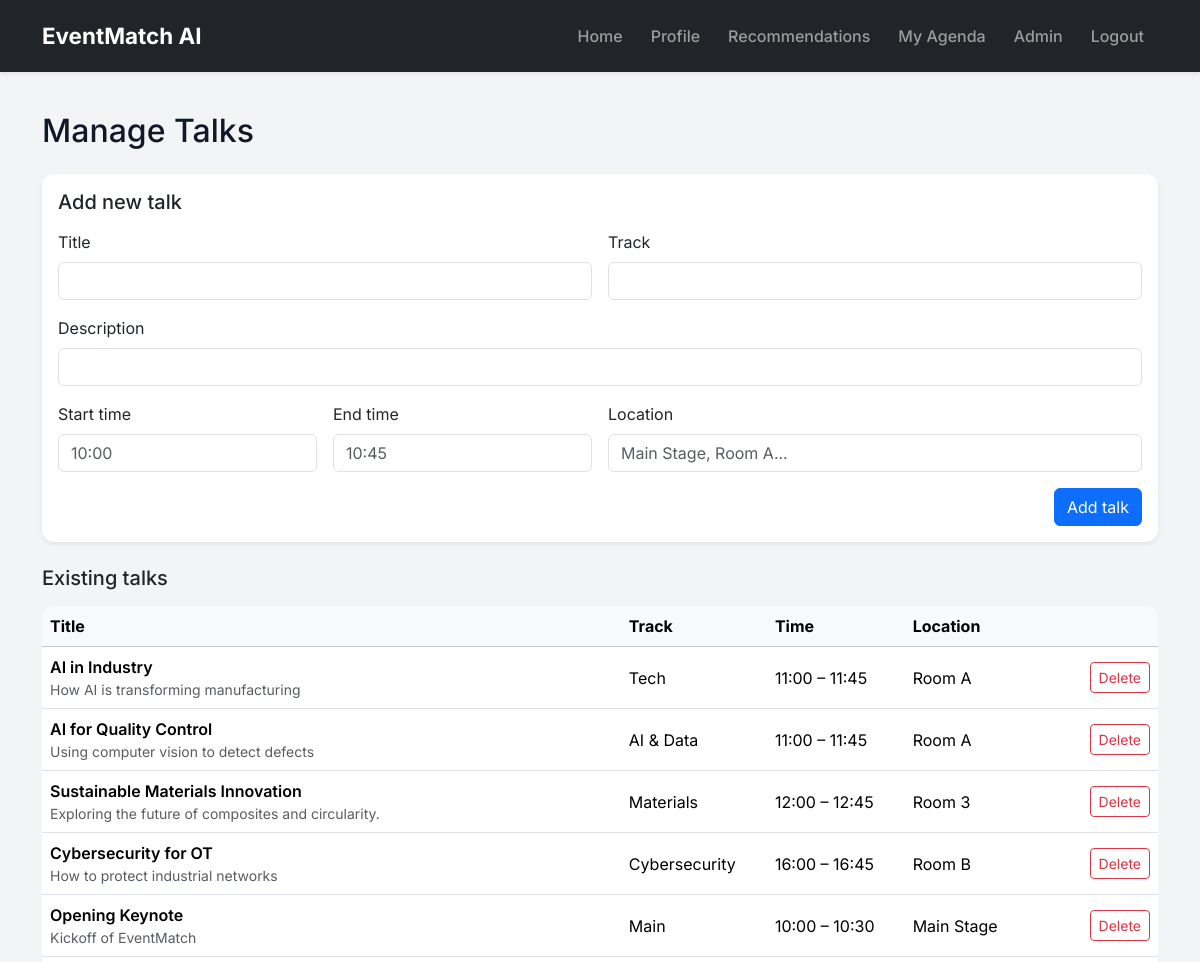
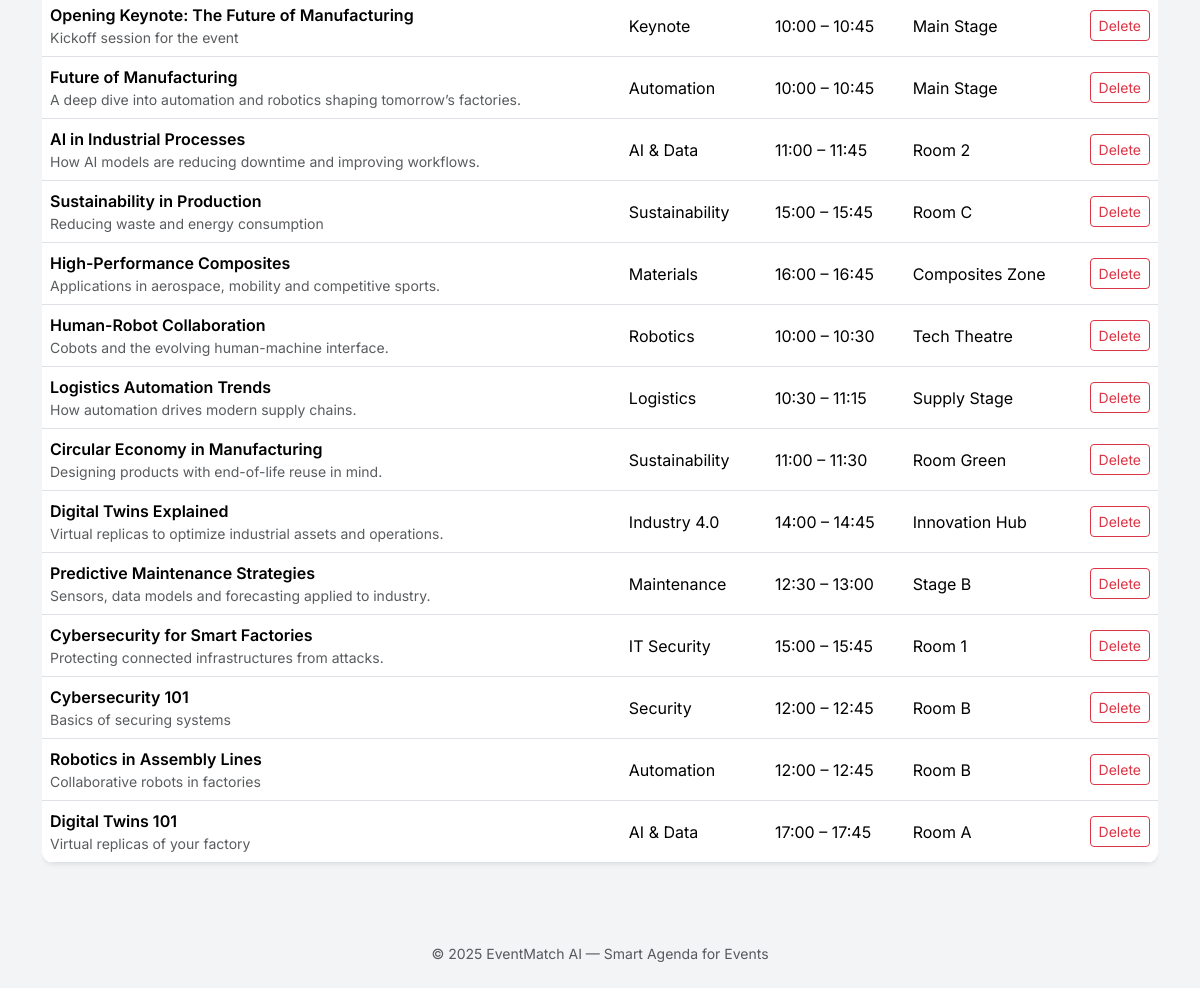
The page /admin/charlas (signed in) on the database its author committed (2 pictures, top to bottom).
### tables this page shows
CREATE TABLE talks (
    id INTEGER PRIMARY KEY AUTOINCREMENT,
    title TEXT NOT NULL,
    description TEXT,
    track TEXT,
    start_time TEXT,
    end_time TEXT,
    location TEXT
, event_id INTEGER REFERENCES events(id));

### app.py (the view, shortened to what this page needs)
@app.route("/admin/charlas", methods=["GET", "POST"])
@admin_required
def admin_charlas():
    talks = db.execute("""
        SELECT talks.*, events.name AS event_name
        FROM talks
        LEFT JOIN events ON talks.event_id = events.id
        ORDER BY events.name, talks.start_time
    """)
    events = db.execute("SELECT id, name FROM events ORDER BY name")
    return render_template("admin_charlas.html",
                           talks=talks,
                           events=events)

### app.py (called while the page is built)
@app.after_request
def after_request(response):
    response.headers["Cache-Control"] = "no-cache, no-store, must-revalidate"
    response.headers["Pragma"] = "no-cache"
    response.headers["Expires"] = 0
    return response

def admin_required(f):
    @wraps(f)
    def decorated_function(*args, **kwargs):
        if session.get("user_id") is None:
            return redirect("/login")
        if session.get("is_admin") != 1:
            flash("You do not have permission to access the admin panel.")
            return redirect("/")
        return f(*args, **kwargs)
    return decorated_function

### templates/admin_charlas.html
{% extends "layout.html" %}
{% block content %}
<h2 class="mb-4">Manage Talks</h2>
<div class="card shadow-sm border-0 mb-4">
  <div class="card-body">
    <h3 class="h5 mb-3">Add new talk</h3>
    <form action="{{ url_for('admin_charlas') }}" method="post" class="row g-3">
      <div class="col-md-6">
        <label class="form-label">Title</label>
        <input type="text" name="title" class="form-control" required>
      </div>
      <div class="col-md-6">
        <label class="form-label">Track</label>
        <input type="text" name="track" class="form-control">
      </div>
      <div class="col-12">
        <label class="form-label">Description</label>
        <input type="text" name="description" class="form-control">
      </div>
      <div class="col-md-3">
        <label class="form-label">Start time</label>
        <input type="text" name="start_time" class="form-control" placeholder="10:00">
      </div>
      <div class="col-md-3">
        <label class="form-label">End time</label>
        <input type="text" name="end_time" class="form-control" placeholder="10:45">
      </div>
      <div class="col-md-6">
        <label class="form-label">Location</label>
        <input type="text" name="location" class="form-control" placeholder="Main Stage, Room A...">
      </div>
      <div class="col-12 text-end">
        <button type="submit" class="btn btn-primary">Add talk</button>
      </div>
    </form>
  </div>
</div>
<h3 class="h5 mb-3">Existing talks</h3>
{% if talks %}
  <div class="table-responsive">
    <table class="table table-hover align-middle bg-white shadow-sm">
      <thead class="table-light">
        <tr>
          <th>Title</th>
          <th>Track</th>
          <th>Time</th>
          <th>Location</th>
          <th style="width: 1%;"></th>
        </tr>
      </thead>
      <tbody>
        {% for t in talks %}
        <tr>
          <td>
            <div class="fw-semibold">{{ t.title }}</div>
            {% if t.description %}
              <div class="text-muted small">{{ t.description }}</div>
            {% endif %}
          </td>
          <td>{{ t.track }}</td>
          <td>{{ t.start_time }} – {{ t.end_time }}</td>
          <td>{{ t.location }}</td>
          <td class="text-end">
            <a href="{{ url_for('delete_charla', talk_id=t.id) }}"
               class="btn btn-sm btn-outline-danger"
               onclick="return confirm('Delete this talk?');">
              Delete
            </a>
          </td>
        </tr>
        {% endfor %}
      </tbody>
    </table>
  </div>
{% else %}
  <p>No talks available yet.</p>
{% endif %}
{% endblock %}

### static/styles.css (style rules this page uses)
body { background-color: #f3f4f6; }
.card { border-radius: 0.75rem; }
table.table { border-radius: 0.75rem; overflow: hidden; }
h2, h3, h4 { color: #111827; }

### templates/layout.html (style rules this page uses)
body { font-family: 'Inter', sans-serif; background-color: #f6f7fb; }

### rows shown on the page
talks: title "AI in Industry", description "How AI is transforming manufacturing", track "Tech", start_time "11:00", end_time "11:45", location "Room A"
talks: title "AI for Quality Control", description "Using computer vision to detect defects", track "AI & Data", start_time "11:00", end_time "11:45", location "Room A"
talks: title "Sustainable Materials Innovation", description "Exploring the future of composites and circularity.", track "Materials", start_time "12:00", end_time "12:45", location "Room 3"
talks: title "Cybersecurity for OT", description "How to protect industrial networks", track "Cybersecurity", start_time "16:00", end_time "16:45", location "Room B"
talks: title "Opening Keynote", description "Kickoff of EventMatch", track "Main", start_time "10:00", end_time "10:30", location "Main Stage"
talks: title "Opening Keynote: The Future of Manufacturing", description "Kickoff session for the event", track "Keynote", start_time "10:00", end_time "10:45", location "Main Stage"
talks: title "Future of Manufacturing", description "A deep dive into automation and robotics shaping tomorrow’s factories.", track "Automation", start_time "10:00", end_time "10:45", location "Main Stage"
talks: title "AI in Industrial Processes", description "How AI models are reducing downtime and improving workflows.", track "AI & Data", start_time "11:00", end_time "11:45", location "Room 2"
talks: title "Sustainability in Production", description "Reducing waste and energy consumption", track "Sustainability", start_time "15:00", end_time "15:45", location "Room C"
talks: title "High-Performance Composites", description "Applications in aerospace, mobility and competitive sports.", track "Materials", start_time "16:00", end_time "16:45", location "Composites Zone"
talks: title "Human-Robot Collaboration", description "Cobots and the evolving human-machine interface.", track "Robotics", start_time "10:00", end_time "10:30", location "Tech Theatre"
talks: title "Logistics Automation Trends", description "How automation drives modern supply chains.", track "Logistics", start_time "10:30", end_time "11:15", location "Supply Stage"
talks: title "Circular Economy in Manufacturing", description "Designing products with end-of-life reuse in mind.", track "Sustainability", start_time "11:00", end_time "11:30", location "Room Green"
talks: title "Digital Twins Explained", description "Virtual replicas to optimize industrial assets and operations.", track "Industry 4.0", start_time "14:00", end_time "14:45", location "Innovation Hub"
talks: title "Predictive Maintenance Strategies", description "Sensors, data models and forecasting applied to industry.", track "Maintenance", start_time "12:30", end_time "13:00", location "Stage B"
talks: title "Cybersecurity for Smart Factories", description "Protecting connected infrastructures from attacks.", track "IT Security", start_time "15:00", end_time "15:45", location "Room 1"
talks: title "Cybersecurity 101", description "Basics of securing systems", track "Security", start_time "12:00", end_time "12:45", location "Room B"
talks: title "Robotics in Assembly Lines", description "Collaborative robots in factories", track "Automation", start_time "12:00", end_time "12:45", location "Room B"
talks: title "Digital Twins 101", description "Virtual replicas of your factory", track "AI & Data", start_time "17:00", end_time "17:45", location "Room A"
